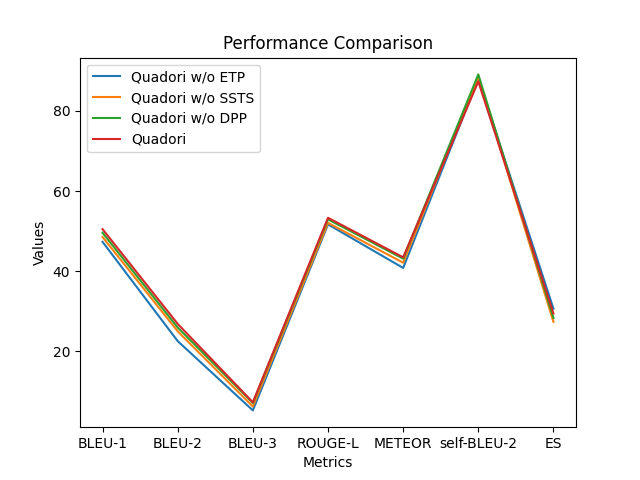

This chart was generated by the following Python code:
import matplotlib.pyplot as plt

data = [
    ["Quadori w/o ETP", 47.35, 22.58, 5.29, 51.71, 40.84, 88.07, 30.67],
    ["Quadori w/o SSTS", 48.56, 25.03, 6.27, 52.09, 42.14, 88.51, 27.38],
    ["Quadori w/o DPP", 49.62, 25.97, 7.15, 52.96, 43.15, 89.13, 28.36],
    ["Quadori", 50.52, 26.88, 7.32, 53.36, 43.49, 87.36, 29.46]
]

labels = ['BLEU-1', 'BLEU-2', 'BLEU-3', 'ROUGE-L', 'METEOR', 'self-BLEU-2', 'ES']

# 提取折线名称和数据
line_names = [row[0] for row in data]
line_data = [row[1:] for row in data]

# 绘制折线图
for i, line in enumerate(line_data):
    plt.plot(labels, line, label=line_names[i])

# 添加图例和标签
plt.legend()
plt.xlabel('Metrics')
plt.ylabel('Values')
plt.title('Performance Comparison')

# 显示图形或保存为图像
plt.show()
plt.savefig("ablation.png")